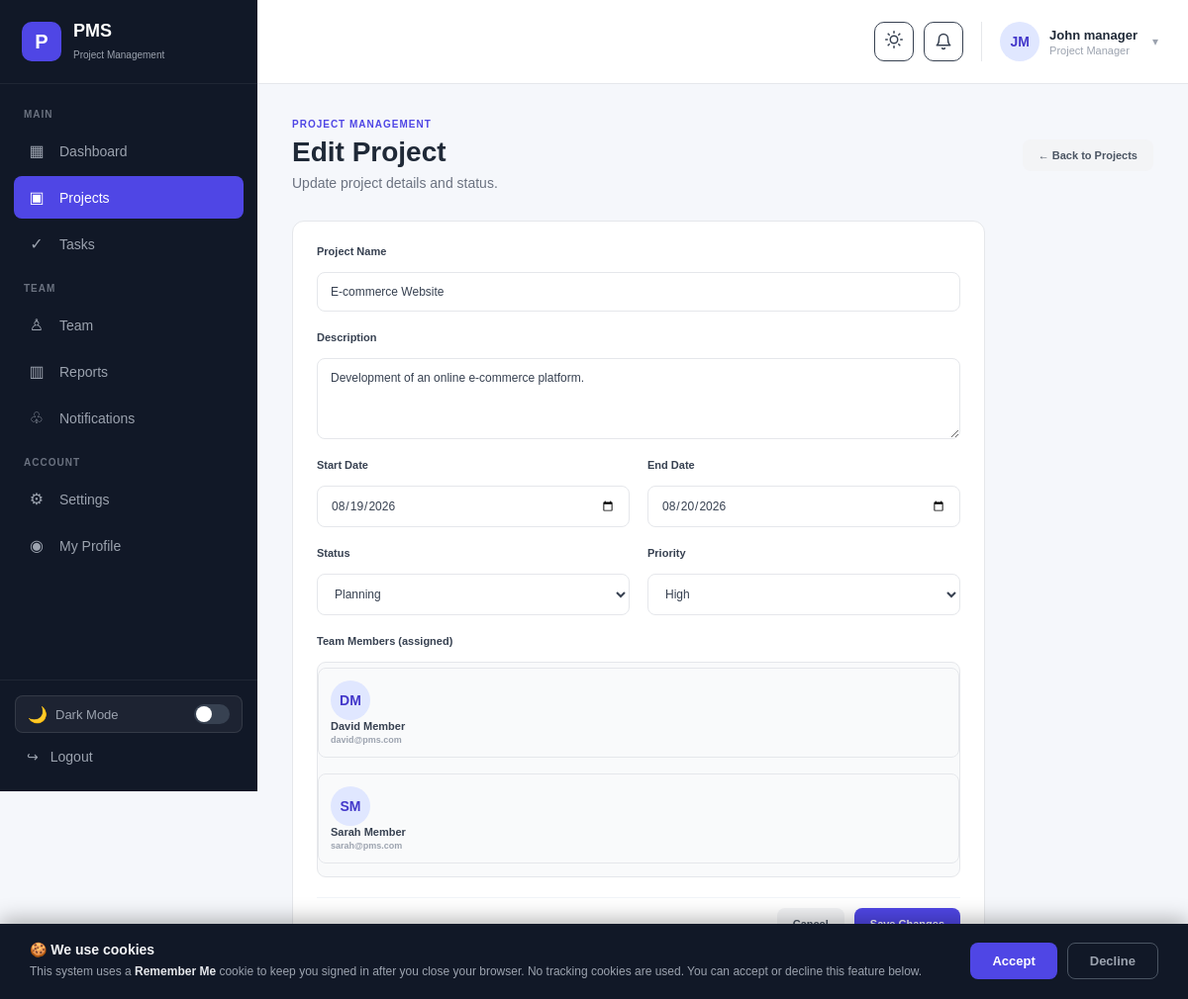
Screenshot of /manager-edit-project.php?id=3 (signed in) with the database file from the repository.
### tables this page shows
CREATE TABLE `projects` (
  `id` int NOT NULL AUTO_INCREMENT,
  `name` varchar(150) NOT NULL,
  `description` text,
  `start_date` date NOT NULL,
  `end_date` date DEFAULT NULL,
  `status` enum('planning','in_progress','on_hold','completed','cancelled') NOT NULL DEFAULT 'planning',
  `priority` enum('low','medium','high','urgent') NOT NULL DEFAULT 'medium',
  `manager_id` int NOT NULL,
  `created_by` int NOT NULL,
  `created_at` timestamp NULL DEFAULT CURRENT_TIMESTAMP,
  `updated_at` timestamp NULL DEFAULT CURRENT_TIMESTAMP ON UPDATE CURRENT_TIMESTAMP,
  PRIMARY KEY (`id`),
  KEY `fk_project_manager` (`manager_id`),
  KEY `fk_project_creator` (`created_by`)
);

CREATE TABLE `users` (
  `id` int NOT NULL AUTO_INCREMENT,
  `full_name` varchar(100) NOT NULL,
  `email` varchar(150) NOT NULL,
  `password` varchar(255) NOT NULL,
  `role` enum('admin','project_manager','member') NOT NULL DEFAULT 'member',
  `profile_image` varchar(255) DEFAULT NULL,
  `status` enum('active','inactive') NOT NULL DEFAULT 'active',
  `created_at` timestamp NULL DEFAULT CURRENT_TIMESTAMP,
  `updated_at` timestamp NULL DEFAULT CURRENT_TIMESTAMP ON UPDATE CURRENT_TIMESTAMP,
  `last_seen_at` timestamp NULL DEFAULT NULL,
  PRIMARY KEY (`id`),
  UNIQUE KEY `email` (`email`)
);

### manager-edit-project.php (the view, shortened to what this page needs)
<?php
require_once "auth_check.php";
require_once "avatar_helper.php";;
$manager_id_session = (int) $_SESSION["user_id"];
if ($_SERVER["REQUEST_METHOD"] !== "POST") {
    $project_id = (int) ($_GET["id"] ?? 0);
    $stmt = mysqli_prepare($conn, "SELECT * FROM projects WHERE id = ? AND manager_id = ?");
    mysqli_stmt_bind_param($stmt, "ii", $project_id, $manager_id_session);
    mysqli_stmt_execute($stmt);
    $result = mysqli_stmt_get_result($stmt);
    $project = mysqli_fetch_assoc($result);
    $assigned_member_ids = [];
    $pm_result = mysqli_prepare($conn, "SELECT user_id FROM project_members WHERE project_id = ?");
    mysqli_stmt_bind_param($pm_result, "i", $project_id);
    mysqli_stmt_execute($pm_result);
    $pm_rows = mysqli_stmt_get_result($pm_result);
    if ($pm_rows) {
        while ($pm_row = mysqli_fetch_assoc($pm_rows)) {
            $assigned_member_ids[] = (int) $pm_row["user_id"];
        }
    }
    $assigned_members = [];
    if (!empty($assigned_member_ids)) {
        $placeholders = implode(",", array_fill(0, count($assigned_member_ids), "?"));
        $types = str_repeat("i", count($assigned_member_ids));
        $in_stmt = mysqli_prepare($conn, "SELECT id, full_name, email, profile_image FROM users WHERE id IN ($placeholders) ORDER BY full_name ASC");
        mysqli_stmt_bind_param($in_stmt, $types, ...$assigned_member_ids);
        mysqli_stmt_execute($in_stmt);
        $in_result = mysqli_stmt_get_result($in_stmt);
        if ($in_result) {
            while ($row = mysqli_fetch_assoc($in_result)) {
                $assigned_members[] = $row;
            }
        }
    }
    $manager_name = $_SESSION["full_name"] ?? "Project Manager";
    ?>
<!DOCTYPE html>
<html lang="en">
<head>
    <link rel="stylesheet" href="assets/css/style.css">
</head>
<body>
<div class="admin-layout">
    <aside class="sidebar">
        <div class="sidebar-logo">
            <div class="logo-icon">P</div>
            <div><h2>PMS</h2><span>Project Management</span></div>
        </div>
        <nav class="sidebar-nav">
            <p class="nav-title">MAIN</p>
            <a href="manager-dashboard.php" class="nav-item"><span class="nav-icon">▦</span> Dashboard</a>
            <a href="manager-projects.php" class="nav-item active"><span class="nav-icon">▣</span> Projects</a>
            <a href="manager-tasks.php" class="nav-item"><span class="nav-icon">✓</span> Tasks</a>
            <p class="nav-title">TEAM</p>
            <a href="manager-team.php" class="nav-item"><span class="nav-icon">♙</span> Team</a>
            <a href="manager-reports.php" class="nav-item"><span class="nav-icon">▥</span> Reports</a>
            <a href="notifications.php" class="nav-item"><span class="nav-icon">♧</span> Notifications</a>
            <p class="nav-title">ACCOUNT</p>
            <a href="manager-settings.php" class="nav-item"><span class="nav-icon">⚙</span> Settings</a>
            <a href="profile.php" class="nav-item"><span class="nav-icon">◉</span> My Profile</a>
        </nav>
        <div class="sidebar-bottom">
            <button class="dark-mode-toggle" onclick="toggleDarkMode()" title="Toggle Dark Mode">
                <span class="toggle-icon">🌙</span><span>Dark Mode</span><span class="toggle-track"></span>
            </button>
            <a href="logout.php" class="logout-item"><span>↪</span> Logout</a>
        </div>
    </aside>
    <main class="main-content">
        <header class="topbar">
            <div class="topbar-right">
                <button class="theme-toggle-btn" onclick="toggleTheme()" title="Toggle Theme">
                    <span class="theme-icon-light"></span>
                </button>
                <button class="notification-button" type="button" onclick="window.location.href='notifications.php'" style="position:relative;">
                    <svg width="18" height="18" viewBox="0 0 24 24" fill="none" stroke="currentColor" stroke-width="2" stroke-linecap="round" stroke-linejoin="round"><path d="M18 8A6 6 0 0 0 6 8c0 7-3 9-3 9h18s-3-2-3-9"/><path d="M13.73 21a2 2 0 0 1-3.46 0"/></svg><span class="notification-dot" id="notifBadge" style="display:none;"></span>
                </button>
                <div class="admin-profile">
                    <?= render_avatar($_SESSION["profile_image"] ?? null, $manager_name, (int)($_SESSION["user_id"])) ?>
                    <div class="profile-info"><strong><?= htmlspecialchars($manager_name) ?></strong><span>Project Manager</span></div>
                    <span class="profile-arrow">▾</span>
                </div>
            </div>
        </header>
        <section class="dashboard-content">
            <div class="page-header">
                <div>
                    <span class="page-label">PROJECT MANAGEMENT</span>
                    <h1>Edit Project</h1>
                    <p>Update project details and status.</p>
                </div>
                <div class="page-actions">
                    <a href="manager-projects.php" class="secondary-button">← Back to Projects</a>
                </div>
            </div>
            <div class="form-container">
                <div class="dashboard-card">
                    <form method="POST" action="manager-edit-project.php">
                        <div class="form-group">
                            <label>Project Name</label>
                            <input type="text" name="name" value="<?= htmlspecialchars($project["name"]) ?>" required>
                        </div>
                        <div class="form-group">
                            <label>Description</label>
                            <textarea name="description" rows="4"><?= htmlspecialchars($project["description"]) ?></textarea>
                        </div>
                        <div class="form-row">
                            <div class="form-group">
                                <label>Start Date</label>
                                <input type="date" name="start_date" value="<?= htmlspecialchars($project["start_date"]) ?>" required>
                            </div>
                            <div class="form-group">
                                <label>End Date</label>
                                <input type="date" name="end_date" value="<?= htmlspecialchars($project["end_date"] ?? "") ?>">
                            </div>
                        </div>
                        <div class="form-row">
                            <div class="form-group">
                                <label>Status</label>
                                <select name="status">
                                    <option value="planning" <?= ($project["status"] === "planning") ? "selected" : "" ?>>Planning</option>
                                </select>
                            </div>
                            <div class="form-group">
                                <label>Priority</label>
                                <select name="priority">
                                    <option value="high" <?= ($project["priority"] === "high") ? "selected" : "" ?>>High</option>
                                </select>
                            </div>
                        </div>
                        <div class="form-group">
                            <label>Team Members (assigned)</label>
                            <div class="member-selection">
                                <?php if (empty($assigned_members)): ?>
                                    <p class="no-members">No team members assigned.</p>
                                <?php else: ?>
                                    <?php foreach ($assigned_members as $member): ?>
                                        <label class="member-option">
                                            <?= render_avatar($member["profile_image"] ?? null, $member["full_name"], (int)$member["id"]) ?>
                                            <span class="member-details">
                                                <strong><?= htmlspecialchars($member["full_name"]) ?></strong>
                                                <small><?= htmlspecialchars($member["email"]) ?></small>
                                            </span>
                                        </label>
                                    <?php endforeach; ?>
                                <?php endif; ?>
                            </div>
                        </div>
                        <div class="modal-actions">
                            <a href="manager-projects.php" class="secondary-button">Cancel</a>
                            <button type="submit" class="primary-button">Save Changes</button>
                        </div>
                    </form>
                </div>
            </div>
        </section>
    </main>
</div>
<?php include "cookie_consent.php"; ?>
</body>
</html>
    <?php
    exit;
}
exit;
?>

### avatar_helper.php (shortened to what this page needs)
<?php
function render_avatar(?string $profile_image, string $name, $user_id = 0, string $size = 'sm'): string
{
    $initials = compute_initials($name ?? '');
    $sizes = [
        'sm' => ['class' => 'profile-avatar',   'css' => 'width:40px;height:40px;font-size:14px;'],
        'md' => ['class' => 'member-avatar',    'css' => 'width:56px;height:56px;font-size:16px;'],
        'lg' => ['class' => 'large-profile-avatar', 'css' => 'width:100px;height:100px;font-size:30px;'],
    ];
    $s = $sizes[$size] ?? $sizes['sm'];
    $escaped_initials = htmlspecialchars($initials, ENT_QUOTES, 'UTF-8');
    return '<div class="' . $s['class'] . '" style="' . $s['css'] . '">'
         . $escaped_initials
         . '</div>';
}
function compute_initials(string $name): string
{
    $parts = explode(' ', trim($name));
    if (count($parts) >= 2) {
        return strtoupper(substr($parts[0], 0, 1) . substr($parts[count($parts) - 1], 0, 1));
    }
    return strtoupper(substr($name, 0, 2));
}

### rows the page displays
projects: name "E-commerce Website", description "Development of an online e-commerce platform.", start_date "08/19/2026", end_date "08/20/2026", status "Planning", priority "High"
users: full_name "DM", full_name "David Member", email "david@pms.com"
users: full_name "SM", full_name "Sarah Member", email "sarah@pms.com"

### other values shown
$escaped_initials "JM"
$manager_name "John manager"
